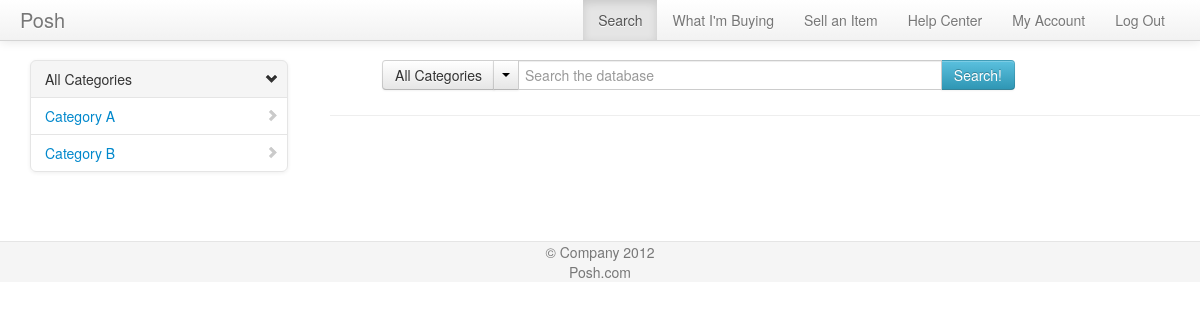
/search/searchhome.php (signed in), run on an earlier commit of the app's database.
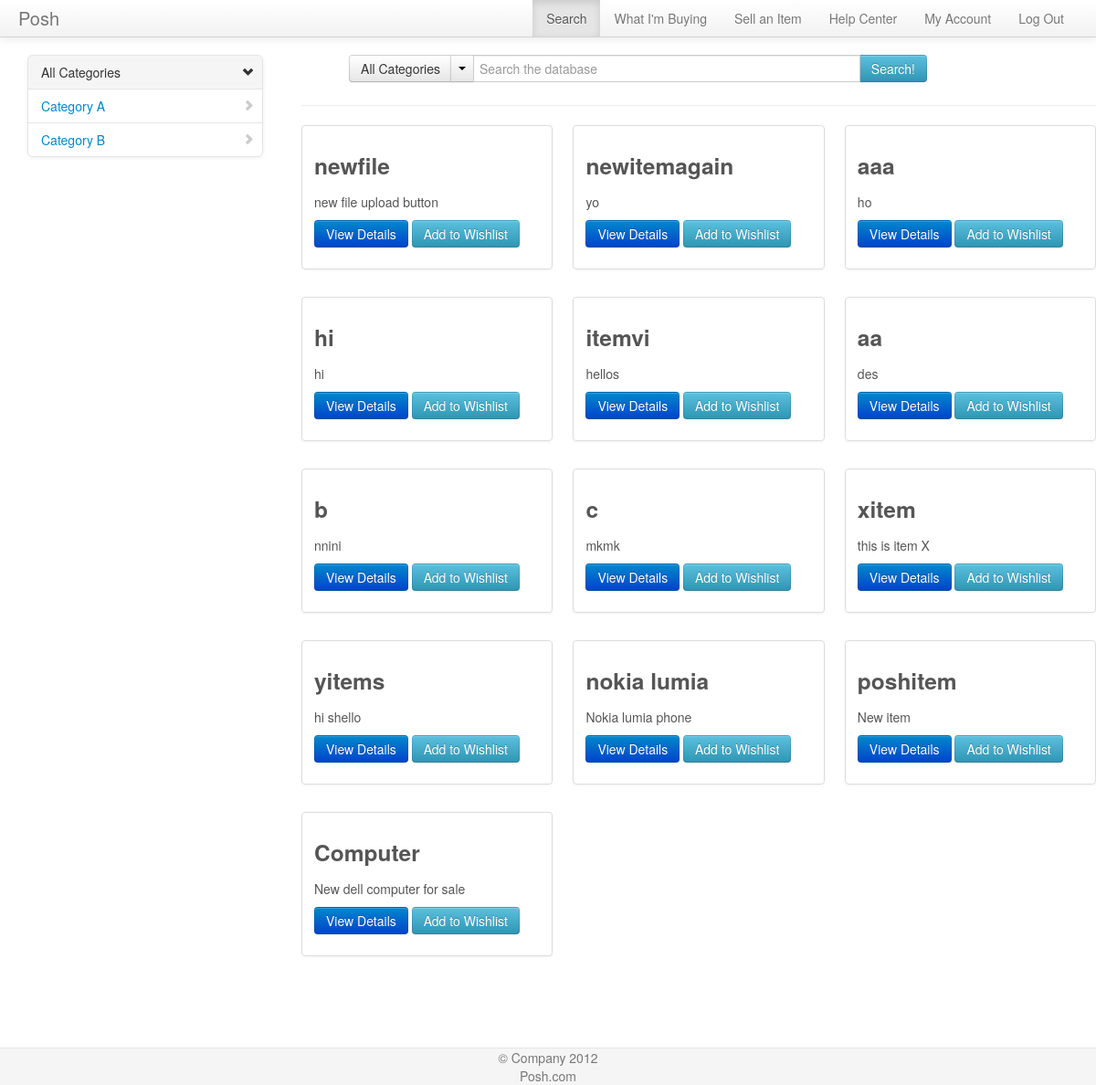
And on a later commit of the database.
### tables this page shows
CREATE TABLE IF NOT EXISTS `inventory` (
  `itemid` int(10) NOT NULL AUTO_INCREMENT,
  `owner` varchar(20) NOT NULL,
  `itemname` varchar(40) NOT NULL,
  `category` varchar(40) NOT NULL,
  `addedon` timestamp NOT NULL DEFAULT CURRENT_TIMESTAMP,
  `pricetag` int(10) NOT NULL,
  `description` varchar(500) NOT NULL,
  `condition` varchar(20) NOT NULL,
  `image` varchar(30) DEFAULT NULL,
  PRIMARY KEY (`itemid`),
  KEY `owner` (`owner`)
);

### meekrodb.2.1.class.php (called while the page is built, shortened)
<?php
class DB {
  protected static $mdb = null;
  public static function getMDB() {
    $mdb = DB::$mdb;
    if ($mdb === null) {
      $mdb = DB::$mdb = new MeekroDB();
    }
    return $mdb;
  }
  public static function query() { $args = func_get_args(); return call_user_func_array(array(DB::getMDB(), 'query'), $args); }
}
class MeekroDB {
  public $dbName = '';
  public $user = '';
  public $password = '';
  public $host = 'localhost';
  public $port = null;
  public $encoding = 'latin1';
  public $queryMode = 'queryAllRows';
  public $internal_mysql = null;
  public function __construct($host=null, $user=null, $password=null, $dbName=null, $port=null, $encoding=null) {
    if ($host === null) $host = DB::$host;
    if ($user === null) $user = DB::$user;
    if ($password === null) $password = DB::$password;
    if ($dbName === null) $dbName = DB::$dbName;
    if ($port === null) $port = DB::$port;
    if ($encoding === null) $encoding = DB::$encoding;
    $this->host = $host;
    $this->user = $user;
    $this->password = $password;
    $this->dbName = $dbName;
    $this->port = $port;
    $this->encoding = $encoding;
  }
  public function get() {
    $mysql = $this->internal_mysql;
    if ($mysql == null) {
      if (! $this->port) $this->port = ini_get('mysqli.default_port');
      $mysql = new mysqli($this->host, $this->user, $this->password, $this->dbName, $this->port);
      $mysql->set_charset($this->encoding);
      $this->internal_mysql = $mysql;
    }
    return $mysql;
  }
  protected function prependCall($function, $args, $prepend) {
    array_unshift($args, $prepend);
    return call_user_func_array($function, $args);
  }
  public function freeResult($result) {
    return $result->free();
  }
  public function parseQueryParams() {
    $args = func_get_args();
    if (count($args) < 2) return $args[0];
  }
  public function query() {
    $args = func_get_args();
    if ($this->queryMode == 'buffered' || $this->queryMode == 'unbuffered') {
      return $this->prependCall(array($this, 'queryHelper'), $args, $this->queryMode);
    } else {
      return call_user_func_array(array($this, 'queryAllRows'), $args);
    }
  }
  public function queryUnbuf() { $args = func_get_args(); return $this->prependCall(array($this, 'queryHelper'), $args, 'unbuffered'); }
  protected function queryHelper() {
    $args = func_get_args();
    $type = array_shift($args);
    $is_buffered = ($type == 'buffered');
    $is_null = ($type == 'null');
    $sql = call_user_func_array(array($this, 'parseQueryParams'), $args);
    $db = $this->get();
    $result = $db->query($sql, $is_buffered ? MYSQLI_STORE_RESULT : MYSQLI_USE_RESULT);
    return $result;
  }
  public function queryAllRows() {
    $args = func_get_args();
    $query = call_user_func_array(array($this, 'queryUnbuf'), $args);
    $result = $this->fetchAllRows($query);
    return $result;
  }
  protected function checkError() {
    return false;
  }
  public function fetchRow($result = null) {
    return $result->fetch_assoc();
  }
  public function fetchAllRows($result = null) {
    $A = array();
    while ($row = $this->fetchRow($result)) {
      $A[] = $row;
    }
    return $A;
  }
}
?>

### search/searchhome.php (the view, shortened to what this page needs)
<!DOCTYPE html>
<html lang="en">
  <head>
    <link href="../bootstrap/css/bootstrap.css" rel="stylesheet">
	<link href="../bootstrap/css/docs.css" rel="stylesheet">
    <link href="../bootstrap/css/bootstrap-responsive.css" rel="stylesheet">
	</head>
	<body>
		<div class="navbar navbar-fixed-top">
			<div class="navbar-inner">
				<div class="container" style="width: auto; padding: 0 20px;">
					<a class="brand" href="#">Posh</a>
					<ul class="nav pull-right">
						<li class="active"><a href="#">Search</a></li>
						<li><a href="#">What I'm Buying</a></li>
						<li><a href="../inventory/viewitems.php">Sell an Item</a></li>
						<li><a href="#">Help Center</a></li>
						<li><a href="#">My Account</a></li>
						<li><a href="../login/logout.php">Log Out</a></li>
					</ul>
				</div>
			</div>
		</div>
		<div class="container" style="width: auto; padding: 20px 0px 0px 0px;">
			<div class="span3">
			<div class="row-fluid">
			<div class="bs-docs-sidebar">
				<ul class="nav nav-list bs-docs-sidenav">
					<li class="header"><i class="icon-chevron-down"></i>All Categories</li>
					<li ><a href="filtersearch.php?query=&checkcategory=A"><i class="icon-chevron-right"></i>Category A</a></li>
					<li ><a href="filtersearch.php?query=&checkcategory=B"><i class="icon-chevron-right"></i>Category B</a></li>
				</ul>
			</div>
			</div>
			</div>
			<div class="span9">
			<div class="row-fluid">
				<div class="span1"></div>
				<div class="input-prepend input-append">
					<div class="btn-group">
					<button name="category" id="cat-btn" class="btn">All Categories</button>
					<button class="btn dropdown-toggle" data-toggle="dropdown">
					<span class="caret"></span>
					</button>
					</div>
					<input id="query" name="query" type="text" class="span6" placeholder="Search the database">
					<button class="btn btn-info" onclick="submitQuery();">Search!</button>
				</div>
			</div>
			<?php
			if(!isset($_GET['query'])&&!isset($_GET['category'])){
				$tbl_name = "inventory";
				$items = DB::query("SELECT * FROM $tbl_name");
				$counter = 0;
				echo '<hr>';
				echo '<div class="row-fluid">';
				echo '<ul class="thumbnails">';
				foreach($items as $item){
				if($counter!=0 && $counter%3==0){
					echo '</ul>';
					echo '</div>';
					echo '<div class="row-fluid">';
					echo '<ul class="thumbnails">';
				}
					echo '<li class="span4">';
					echo '<div class="thumbnail">';
					echo '<div class="caption">';
					echo '<h3>'.$item['itemname'].'</h3>';
					echo '<p>'.$item['description'].'</p>';
					echo '<p><a href="#"> <button class="btn btn-primary">View Details</button></a> ';
					echo '<button onclick="" class="btn btn-info">Add to Wishlist</button></p>';
					echo '</div>';
					echo '</div>';
					echo '</li>';
					$counter=$counter+1;
				}
				echo '</ul>';
				echo '</div>';
				echo '</div>';
			}
			?>
			</div>
		<div class="footer" style="width: auto; padding: 0px 0px 0px 0px;">
			<p>&copy; Company 2012</p>
			<p>Posh.com</p>
		</div>
  </body>
</html>

### search/searchhome.php (style rules this page uses)
body { padding-top: 40px; }

What changed in the data, as far as the page shows it:
added inventory: itemname "newfile", description "new file upload button"
added inventory: itemname "newitemagain", description "yo"
added inventory: itemname "aaa", description "ho"
added inventory: itemname "hi", description "hi"
added inventory: itemname "itemvi", description "hellos"
added inventory: itemname "aa", description "des"
added inventory: itemname "b", description "nnini"
added inventory: itemname "c", description "mkmk"
added inventory: itemname "xitem", description "this is item X"
added inventory: itemname "yitems", description "hi shello"
added inventory: itemname "nokia lumia", description "Nokia lumia phone"
added inventory: itemname "poshitem", description "New item"
added inventory: itemname "Computer", description "New dell computer for sale"
